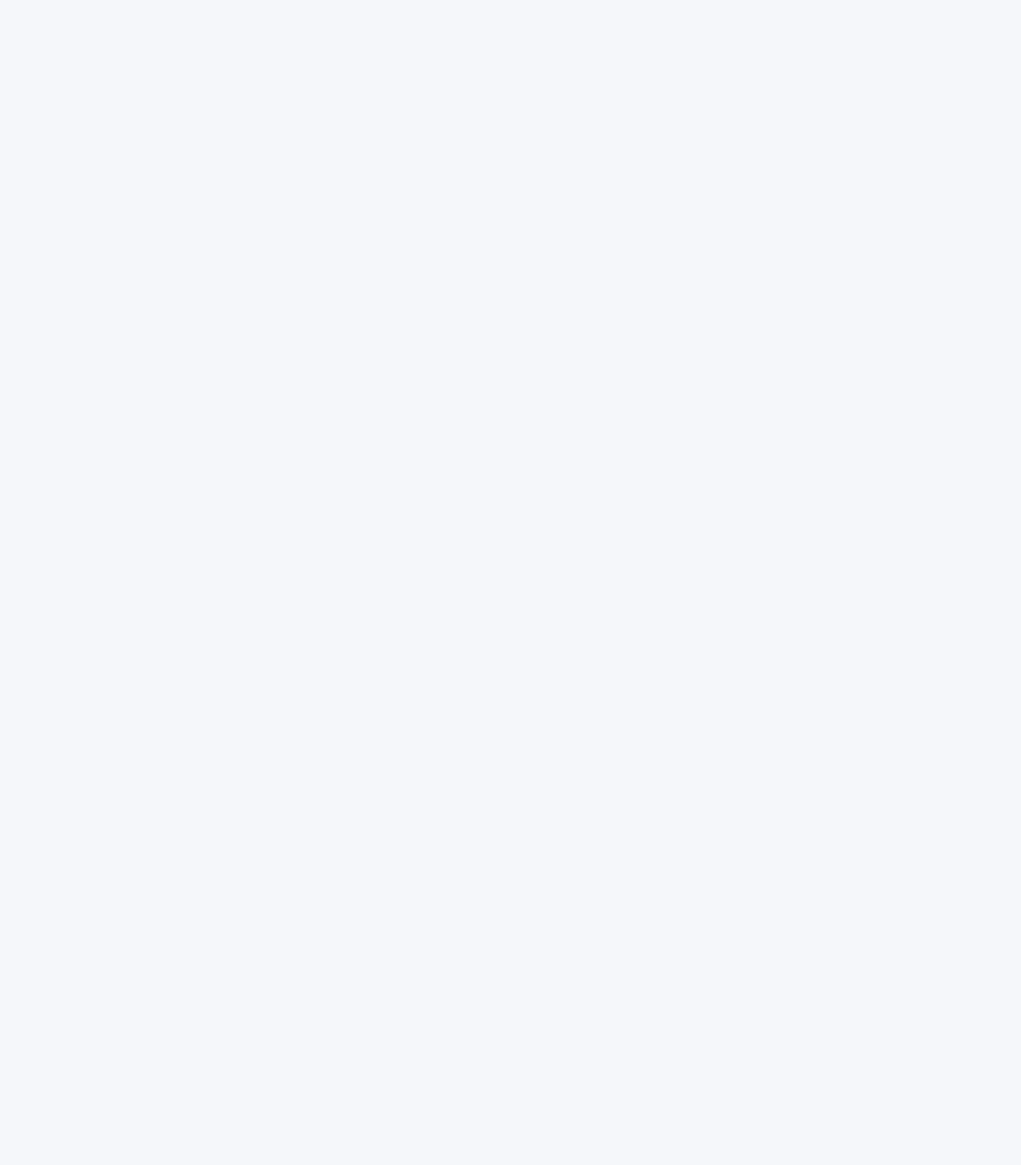
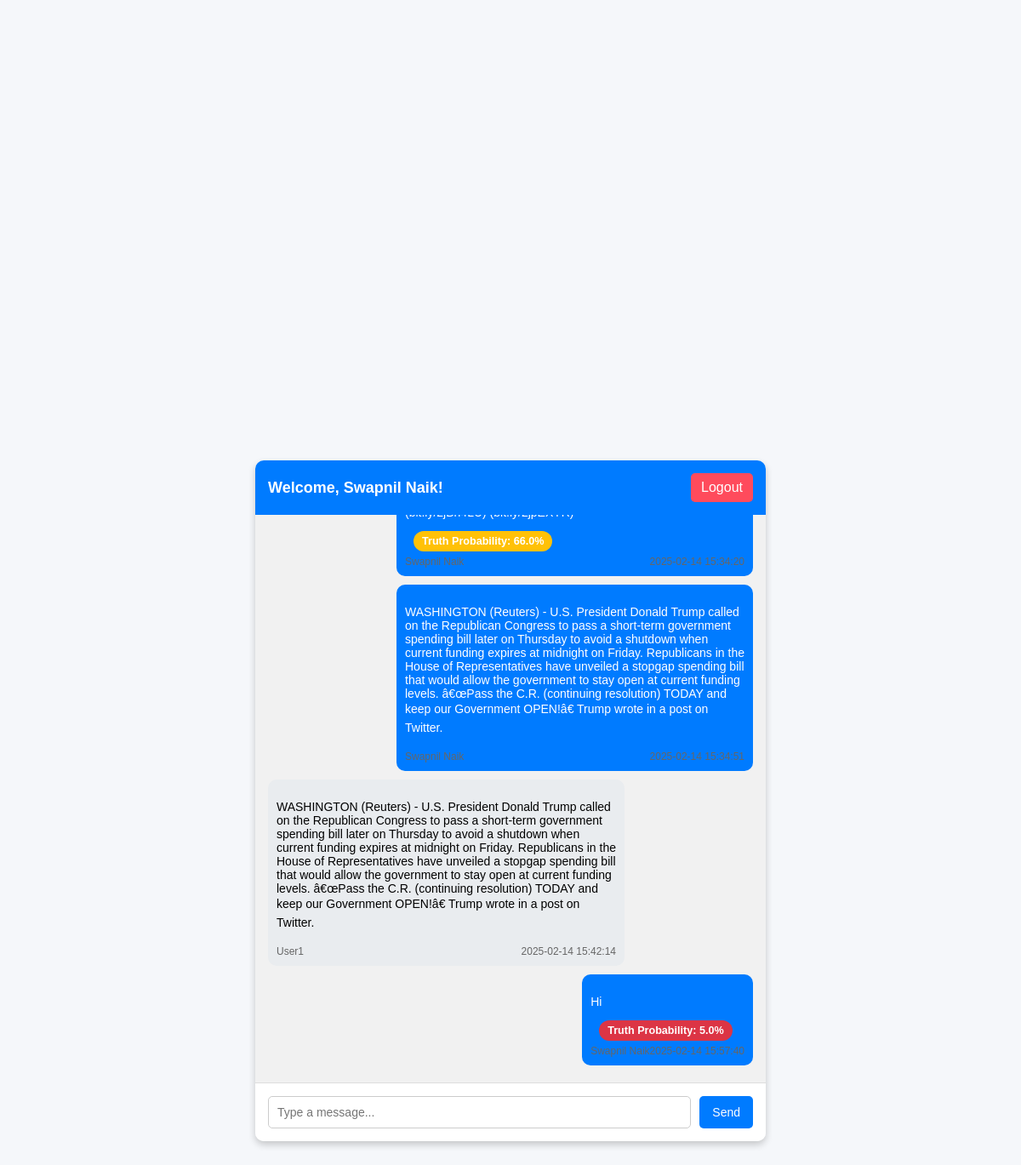
/ (signed in), run on the app's committed database (2 pictures, top to bottom).
### tables this page shows
CREATE TABLE users (
                            id INTEGER PRIMARY KEY,
                            name TEXT NOT NULL,
                            email TEXT NOT NULL,
                            password TEXT NOT NULL);

CREATE TABLE messages (
                            id INTEGER PRIMARY KEY,
                            content TEXT NOT NULL,
                            sender_id INTEGER NOT NULL,
                            timestamp TEXT NOT NULL,
                            fake_probability REAL NOT NULL,
                            FOREIGN KEY (sender_id) REFERENCES users(id));

### app.py (the view)
@app.route('/')
def index():
    if 'user_id' not in session:
        return redirect(url_for('login'))
    conn = sqlite3.connect('databases/users.db')
    cursor = conn.cursor()
    cursor.execute("""SELECT messages.content, messages.timestamp, users.name, messages.sender_id, messages.fake_probability
                      FROM messages
                      JOIN users ON messages.sender_id = users.id
                      ORDER BY messages.timestamp ASC""")
    messages = cursor.fetchall()
    conn.close()
    return render_template('chat.html', messages=messages, user_id=session['user_id'], username=session['username'])

### templates/chat.html (shortened to what this page needs)
<!DOCTYPE html>
<html lang="en">
<head>
    <link rel="stylesheet" href="/static/chat.css">
</head>
<body>
    <div id="chat-container">
        <header>
            <h1>Welcome, {{ username }}!</h1>
            <a href="/logout" id="logout-btn">Logout</a>
        </header>
        <div id="chat-box">
            {% for message in messages %}
            <div class="message {% if message[3] == user_id %}sent{% else %}received{% endif %}">
                <div class="message-content">
                    <p>{{ message[0] }}</p>
                    {% if message[4] < 0.9 %}
                        <div class="probability-box
              {% if message[4] <= 0.3 %}red
              {% elif message[4] <= 0.8 %}yellow
              {% elif message[4] <= 0.9 %}faint-green
              {% else %}bright-green
              {% endif %}">
                            Truth Probability: {{ (message[4] * 100) | round(2) }}%
                        </div>
                        {% endif %}
                </div>
                <div class="message-info">
                    <span class="sender">{{ message[2] }}</span>
                    <span class="timestamp">{{ message[1] }}</span>
                </div>
            </div>
            {% endfor %}
        </div>
        <form id="message-form">
            <input type="text" id="message-input" placeholder="Type a message..." required>
            <button type="submit">Send</button>
        </form>
    </div>
</body>
</html>

### static/chat.css (style rules this page uses)
body { margin: 0; padding: 0; font-family: Arial, sans-serif; display: flex; justify-content: center; align-items: center; height: 100vh; background-color: #f5f7fa; }
#chat-container { display: flex; flex-direction: column; width: 100%; max-width: 600px; height: 100%; max-height: 800px; background-color: #ffffff; box-shadow: 0px 4px 8px rgba(0, 0, 0, 0.2); border-radius: 10px; overflow: hidden; }
header { padding: 15px; background-color: #007bff; color: white; display: flex; justify-content: space-between; align-items: center; }
header h1 { font-size: 18px; margin: 0; }
header #logout-btn { text-decoration: none; color: white; background-color: #ff4b5c; padding: 8px 12px; border-radius: 5px; transition: background-color 0.3s ease; }
#chat-box { flex-grow: 1; padding: 15px; overflow-y: auto; background-color: #f1f1f1; display: flex; flex-direction: column; }
.message { max-width: 70%; margin: 5px 0; padding: 10px; border-radius: 10px; font-size: 14px; display: flex; flex-direction: column; }
.message.sent { align-self: flex-end; background-color: #007bff; color: white; }
.message.received { align-self: flex-start; background-color: #e9ecef; color: black; }
.message-info { margin-top: 5px; font-size: 12px; color: #666; display: flex; justify-content: space-between; }
.probability-box { display: inline-block; margin-left: 10px; padding: 5px 10px; border-radius: 12px; font-size: 0.9em; color: #fff; font-weight: bold; }
.probability-box.red { background-color: #dc3545; }
.probability-box.yellow { background-color: #ffc107; }
form { display: flex; padding: 15px; background-color: white; border-top: 1px solid #ddd; }
form input { flex-grow: 1; padding: 10px; border: 1px solid #ccc; border-radius: 5px; font-size: 14px; }
form button { margin-left: 10px; padding: 10px 15px; background-color: #007bff; color: white; border: none; border-radius: 5px; font-size: 14px; cursor: pointer; transition: background-color 0.3s ease; }

### data on the page
users: name "Swapnil Naik"
messages: (message[4]*100)|round(2) "66.0"
messages: content "WASHINGTON (Reuters) - U.S. President Donald Trump called on the Republican Congress to pass a short-term government spending bill later on Thursday to avoid a shutdown when current funding expires at midnight on Friday. Republicans in the House of Representatives have unveiled a stopgap spending bill that would allow the government to stay open at current funding levels. â€œPass the C.R. (continuing resolution) TODAY and keep our Government OPEN!â€ Trump wrote in a post on Twitter."
messages: content "WASHINGTON (Reuters) - U.S. President Donald Trump called on the Republican Congress to pass a short-term government spending bill later on Thursday to avoid a shutdown when current funding expires at midnight on Friday. Republicans in the House of Representatives have unveiled a stopgap spending bill that would allow the government to stay open at current funding levels. â€œPass the C.R. (continuing resolution) TODAY and keep our Government OPEN!â€ Trump wrote in a post on Twitter.", name "User1", timestamp "2025-02-14 15:42:14"
messages: content "Hi", (message[4]*100)|round(2) "5.0"
